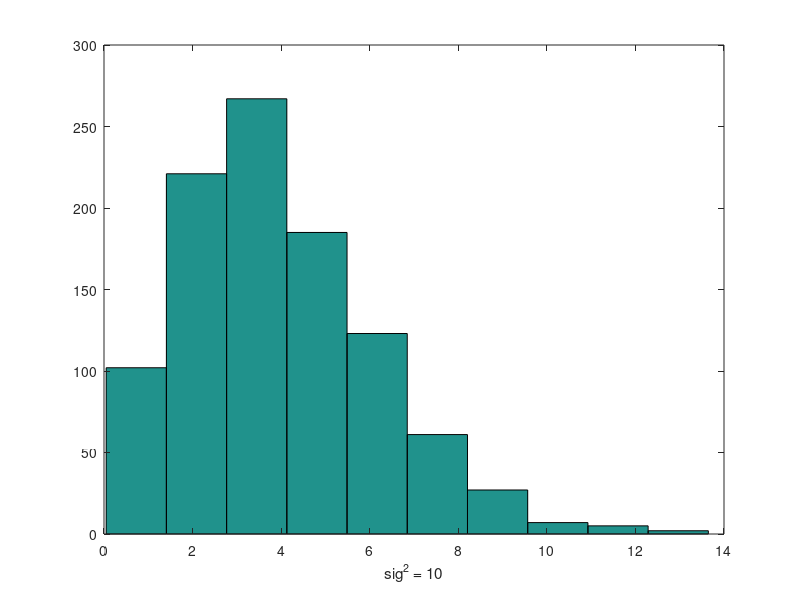

MATLAB code to generate this figure: (Note: this script raises an error after producing the figure.)
%   rayleigh Distribution
%
%   Fx(x) = 1-e^(-(x^2)/(2*sig^2))
%
%   inverse
%   F^(-1)x(u) = sqrt(-2*(sig^2)*ln(1-U))


%%   3.1.a
%       Mean = sig*sqrt(pi/2) = 1.253*sig
%       Var =  ((4-pi)/2)*sig^2 = 0.429*sig^2
%%   3.1.b
%       sig^2 = 1

sig = 1;
N=1000;
U=rand(1,N);

x = sqrt(-2*(sig^2)*log(1-U));

samp_mean_x = sum(x)/N
sam_var_x = sum((x-samp_mean_x).^2)/(N-1)

hist(x);

%%   3.1.c
%%      sig^2 = 0.5       
sig = sqrt(0.5);
N=1000;
U=rand(1,N);

x = sqrt(-2*(sig^2)*log(1-U));

samp_mean_x = sum(x)/N
sam_var_x = sum((x-samp_mean_x).^2)/(N-1)

hist(x);
xlabel('sig^2 = 0.5')

%%       sig^2 = 5      
sig = sqrt(5);
N=1000;
U=rand(1,N);

x = sqrt(-2*(sig^2)*log(1-U));

samp_mean_x = sum(x)/N
sam_var_x = sum((x-samp_mean_x).^2)/(N-1)

hist(x);
xlabel('sig^2 = 5')

%%       sig^2 = 10      
sig = sqrt(10);
N=1000;
U=rand(1,N);

x = sqrt(-2*(sig^2)*log(1-U));

samp_mean_x = sum(x)/N
sam_var_x = sum((x-samp_mean_x).^2)/(N-1)

hist(x);
xlabel('sig^2 = 10')


%%  3.1.d

N=1000;
sig = 1;
Xr = randn(1,N);
Xi = randn(1,N);

%X = Xr + 1i*Xi;
R = sqrt((Xr.^2)+(Xi.^2));

x = sqrt(-2*(sig^2)*log(1-R));

%samp_mean_x = sum(x)/N
%samp_var_x = sum((x - samp_mean_x).^2)/(N-1)


hist(x);


